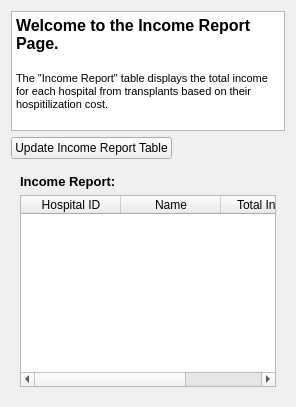
      <widget class="QWidget" name="income_report_tab">
       <attribute name="title">
        <string>Income Report</string>
       </attribute>
       <layout class="QGridLayout" name="gridLayout_15">
        <item row="1" column="0">
         <widget class="QPushButton" name="update_income_report_push_btn">
          <property name="text">
           <string>Update Income Report Table</string>
          </property>
         </widget>
        </item>
        <item row="1" column="1">
         <spacer name="horizontalSpacer_19">
          <property name="orientation">
           <enum>Qt::Horizontal</enum>
          </property>
          <property name="sizeHint" stdset="0">
           <size>
            <width>40</width>
            <height>20</height>
           </size>
          </property>
         </spacer>
        </item>
        <item row="0" column="0" colspan="2">
         <widget class="QTextBrowser" name="income_report_info_txt_browser">
          <property name="maximumSize">
           <size>
            <width>16777215</width>
            <height>120</height>
           </size>
          </property>
          <property name="html">
           <string>&lt;!DOCTYPE HTML PUBLIC &quot;-//W3C//DTD HTML 4.0//EN&quot; &quot;http://www.w3.org/TR/REC-html40/strict.dtd&quot;&gt;
&lt;html&gt;&lt;head&gt;&lt;meta name=&quot;qrichtext&quot; content=&quot;1&quot; /&gt;&lt;style type=&quot;text/css&quot;&gt;
p, li { white-space: pre-wrap; }
&lt;/style&gt;&lt;/head&gt;&lt;body style=&quot; font-family:'.SF NS Text'; font-size:10pt; font-weight:400; font-style:normal;&quot;&gt;
&lt;p style=&quot; margin-top:0px; margin-bottom:0px; margin-left:0px; margin-right:0px; -qt-block-indent:0; text-indent:0px;&quot;&gt;&lt;span style=&quot; font-family:'MS Shell Dlg 2'; font-size:12pt; font-weight:600;&quot;&gt;Welcome to the Income Report Page.&lt;/span&gt;&lt;/p&gt;
&lt;p style=&quot;-qt-paragraph-type:empty; margin-top:0px; margin-bottom:0px; margin-left:0px; margin-right:0px; -qt-block-indent:0; text-indent:0px; font-family:'MS Shell Dlg 2'; font-size:12pt; font-weight:600;&quot;&gt;&lt;br /&gt;&lt;/p&gt;
&lt;p style=&quot; margin-top:0px; margin-bottom:0px; margin-left:0px; margin-right:0px; -qt-block-indent:0; text-indent:0px;&quot;&gt;&lt;span style=&quot; font-family:'MS Shell Dlg 2'; font-size:8.25pt;&quot;&gt;The &amp;quot;Income Report&amp;quot; table displays the total income for each hospital from transplants based on their hospitilization cost.&lt;/span&gt;&lt;/p&gt;
&lt;p style=&quot;-qt-paragraph-type:empty; margin-top:0px; margin-bottom:0px; margin-left:0px; margin-right:0px; -qt-block-indent:0; text-indent:0px; font-family:'MS Shell Dlg 2'; font-size:8.25pt;&quot;&gt;&lt;br /&gt;&lt;/p&gt;&lt;/body&gt;&lt;/html&gt;</string>
          </property>
         </widget>
        </item>
        <item row="2" column="0" colspan="2">
         <widget class="QWidget" name="income_report_widget" native="true">
          <layout class="QGridLayout" name="gridLayout_14">
           <item row="0" column="0">
            <widget class="QLabel" name="income_report_lbl">
             <property name="font">
              <font>
               <pointsize>10</pointsize>
               <weight>75</weight>
               <bold>true</bold>
              </font>
             </property>
             <property name="text">
              <string>Income Report:</string>
             </property>
            </widget>
           </item>
           <item row="1" column="0">
            <widget class="QTableWidget" name="income_report_table">
             <column>
              <property name="text">
               <string>Hospital ID</string>
              </property>
             </column>
             <column>
              <property name="text">
               <string>Name</string>
              </property>
             </column>
             <column>
              <property name="text">
               <string>Total Income</string>
              </property>
             </column>
            </widget>
           </item>
          </layout>
         </widget>
        </item>
       </layout>
      </widget>
